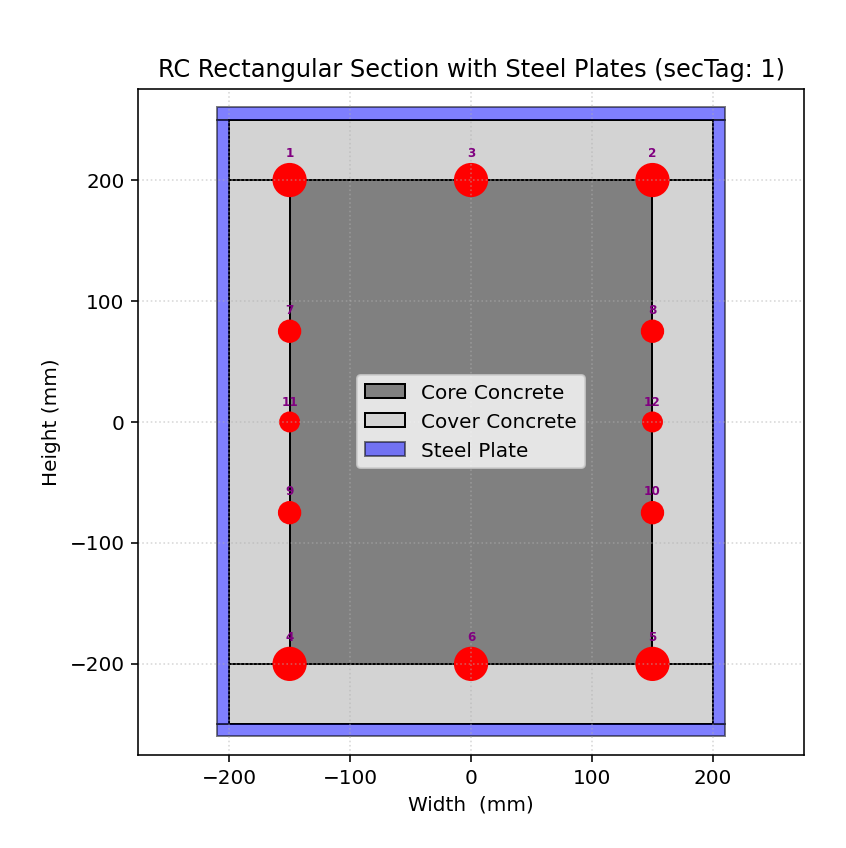

The script that drew this image:
#----------------------------------------------------------------------    
# CONFINED CONCRETE FIBER RECTANGULAR WITH PLATE SECTION - QUAD FIBERS
#----------------------------------------------------------------------
def CONCRETE_CONFINED_REC_PLATE_SECTION_QUAD(secTag, MAT_TYPE, HSec, BSec, coverH, coverB,
                                      plateThickness=10.0, PLOT=True, CONCRETE_DENSITY=2500/1e9, STEEL_DENSITY=7850/1e9):
    """
    Creates a rectangular reinforced concrete fiber section with surrounding steel plates in OpenSees and plots it using matplotlib.
    Uses plt.Rectangle() for concrete and steel plates, and plt.scatter() for reinforcement bars.

    Parameters:
    secTag (int): Section tag identifier
    HSec (float): Height of the section
    BSec (float): Width of the section
    coverH (float): Cover thickness in the height direction
    coverB (float): Cover thickness in the width direction
    coreID (int): Material tag for confined core concrete
    coverID (int): Material tag for unconfined cover concrete
    steelID (int): Material tag for reinforcing steel
    steelPlateID (int): Material tag for the steel plates
    numBarsTop (int): Number of top reinforcing bars
    barAreaTop (float): Cross-sectional area of each top reinforcing bar
    numBarsBot (int): Number of bottom reinforcing bars
    barAreaBot (float): Cross-sectional area of each bottom reinforcing bar
    numBarsIntTot (int): Total number of intermediate reinforcing bars
    barAreaInt (float): Cross-sectional area of each intermediate reinforcing bar
    plateThickness (float): Thickness of the steel plates (default=10.0)
    PLOT (bool): Whether to plot the section (default=True)
    CONCRETE_DENSITY (float): Density of concrete (default=2500 kg/m³ converted to consistent units)
    STEEL_DENSITY (float): Density of steel (default=7850 kg/m³ converted to consistent units)
    
    THIS PROGRAM WRITTEN BY SALAR DELAVAR GHASHGHAEI (QASHQAI)
    """
    #import openseespy.opensees as ops
    import matplotlib.pyplot as plt
    import numpy as np
    import openseespy.opensees as ops
    from matplotlib.patches import Rectangle
    import matplotlib.patches as patches
    
    # Define materials for nonlinear elements
    # Define parameters (units: mm, N)
    # ------------------------------------------
    # CONCRETE                  tag   f'c        ec0   f'cu        ecu
    # Cover concrete (unconfined)
    fcU = -18                 # [N/mm²] Concrete Compressive Strength
    Ec = 4700 * np.sqrt(-fcU) # [N/mm^2] Concrete Elastic Modulus
    ec0U = 2*fcU/Ec           # [mm/mm] Concrete Compressive Strain
    fcUU = 0.2*fcU            # [N/mm²] Concrete Compressive Ultimate Strength
    ecuU = 5*ec0U             # [mm/mm] Concrete Compressive Ultimate Strain
    LambdaU = 0.1;	          # ratio between unloading slope    
    # Core concrete (confined)
    Kfc = 1.3;			      # ratio of confined to unconfined concrete strength
    fcC = Kfc*fcU             # [N/mm²] Concrete Compressive Strength
    Ec = 4700 * np.sqrt(-fcC) # [N/mm^2] Concrete Elastic Modulus
    ec0C = 2*fcC/Ec           # [mm/mm] Concrete Compressive Strain
    fcUC = 0.65*fcC           # [N/mm²] Concrete Compressive Ultimate Strength
    ecuC = 15*ec0C            # [mm/mm] Concrete Compressive Ultimate Strain
    LambdaC = 0.1;	          # ratio between unloading slope
    # tensile-strength properties
    ftC = 0.7 * np.sqrt(-fcC)  # tensile strength +tension
    ftU = 0.7 * np.sqrt(-fcU)  # tensile strength +tension
    EtsC = ftC/np.abs(ec0C)    # [N/mm²] tension softening stiffness
    EtsU = ftU/np.abs(ec0U)	   # [N/mm²] tension softening stiffness
    
    # STEEL
    # Reinforcing steel
    fy = 400          # [N/mm²] Steel Rebar Yield Strength   
    Es = 2e5          # [N/mm²] Modulus of Elasticity
    ey = fy/Es        # [mm/mm] Steel Rebar Yield Strain
    fu = 1.1818*fy    # [N/mm²] Steel Rebar Ultimate Strength
    esu = 0.09        # [mm/mm] Steel Rebar Ultimate Strain
    Esh = (fu - fy)/(esu - ey)
    Bs = Esh / Es

    # Steel Plate
    fyP = 240          # [N/mm²] Steel I Section Yield Strength   
    EsP = 2e5          # [N/mm²] I Section Modulus of Elasticity
    eyP = fyP/EsP      # [mm/mm] Steel I Section Yield Strain
    fuP = 1.1818*fyP   # [N/mm²] Steel I Section Ultimate Strength
    esuP = 0.25        # [mm/mm] Steel I Section Ultimate Strain
    EshP = (fuP - fyP)/(esuP - eyP)
    BsP = EshP / EsP
    
    coreTag, coverTag, steelTag, steelPlateTag = secTag + 100, secTag + 200, secTag + 300, secTag + 400
    numBarsTop, barAreaTop = 5, np.pi *(18**2)/4
    numBarsBot, barAreaBot = 5, np.pi *(20**2)/4
    numBarsIntTot, barAreaInt = 4, np.pi *(5**2)/4
    
    if MAT_TYPE == 'ELASTIC':
        ops.uniaxialMaterial('Steel01', steelTag, fy, Es, Bs)         # REBAR
        ops.uniaxialMaterial('Steel01', steelPlateTag, fyP, EsP, BsP) # PLATE 
    if MAT_TYPE == 'INELASTIC':  
        pinchX = 0.8   # Pinching factor in X direction
        pinchY = 0.5   # Pinching factor in Y direction
        damage1 = 0.0  # Damage due to ductility
        damage2 = 0.0  # Damage due to energy
        beta = 0.1     # Stiffness degradation parameter
        ops.uniaxialMaterial('Hysteretic', steelTag,
                             fy, ey,
                             fu, esu,
                             0.2*fu, 1.1*esu,
                             -fy, -ey,
                             -fu, -esu,
                             -0.2*fu, -1.1*esu,
                             pinchX, pinchY,
                             damage1, damage2, beta) # REBAR
        
        ops.uniaxialMaterial('Hysteretic', steelPlateTag,
                             fyP, eyP,
                             fuP, esuP,
                             0.2*fuP, 1.1*esuP,
                             -fyP, -eyP,
                             -fuP, -esuP,
                             -0.2*fuP, -1.1*esuP,
                             pinchX, pinchY,
                             damage1, damage2, beta) # PLATE
        # INFO LINK: https://opensees.berkeley.edu/wiki/index.php/Hysteretic_Material


    #ops.uniaxialMaterial('Concrete01', coreTag, fcC, ec0C, fcUC, ecuC)  # Core concrete (confined)
    #ops.uniaxialMaterial('Concrete01', coverTag, fcU, ec0U, fcUU, ecuU) # Cover concrete (unconfined)
    ops.uniaxialMaterial('Concrete02', coreTag, fcC, ec0C, fcUC, ecuC, LambdaC, ftC, EtsC) # build core concrete (confined)
    ops.uniaxialMaterial('Concrete02', coverTag, fcU, ec0U, fcUU, ecuU, LambdaU, ftU, EtsU) # build cover concrete (unconfined)
    
    # Number of fibers
    nfCoreY = 10  # Number of fibers in core (y-direction)
    nfCoreZ = 5   # Number of fibers in core (z-direction)
    nfCoverY = 7  # Number of fibers in cover (y-direction)
    nfCoverZ = 7  # Number of fibers in cover (z-direction)
    
    # Calculate mass
    MASS = HSec * BSec * CONCRETE_DENSITY + ((plateThickness*(HSec+2*plateThickness)) + (plateThickness*(BSec-2*plateThickness))) * STEEL_DENSITY
    
    # Calculate dimensions
    coverY = HSec / 2.0  # Distance from the section z-axis to the edge of the cover concrete
    coverZ = BSec / 2.0  # Distance from the section y-axis to the edge of the cover concrete
    coreY = coverY - coverH  # Distance from the section z-axis to the edge of the core concrete
    coreZ = coverZ - coverB  # Distance from the section y-axis to the edge of the core concrete
    numBarsInt = numBarsIntTot // 2  # Number of intermediate bars per side
    DD = (HSec - 2 * coverH) / (numBarsIntTot - 1)  # Spacing between intermediate bars

    # Define the fiber section
    ops.section('Fiber', secTag)

    # Define the core patch
    ops.patch('quad', coreTag, nfCoreZ, nfCoreY, -coreY, coreZ, -coreY, -coreZ, coreY, -coreZ, coreY, coreZ)

    # Define the four cover patches
    ops.patch('quad', coverTag, 2, nfCoverY, -coverY, coverZ, -coreY, coreZ, coreY, coreZ, coverY, coverZ)  # Top cover
    ops.patch('quad', coverTag, 2, nfCoverY, -coreY, -coreZ, -coverY, -coverZ, coverY, -coverZ, coreY, -coreZ)  # Bottom cover
    ops.patch('quad', coverTag, nfCoverZ, 2, -coverY, coverZ, -coverY, -coverZ, -coreY, -coreZ, -coreY, coreZ)  # Left cover
    ops.patch('quad', coverTag, nfCoverZ, 2, coreY, coreZ, coreY, -coreZ, coverY, -coverZ, coverY, coverZ)  # Right cover

    # Define reinforcing layers
    ops.layer('straight', steelTag, numBarsInt, barAreaInt, -coreY+DD, coreZ, coreY-DD, coreZ)  # Intermediate skin reinforcement (+z)
    ops.layer('straight', steelTag, numBarsInt, barAreaInt, -coreY+DD, -coreZ, coreY-DD, -coreZ)  # Intermediate skin reinforcement (-z)
    ops.layer('straight', steelTag, numBarsTop, barAreaTop, coreY, coreZ, coreY, -coreZ)  # Top layer reinforcement
    ops.layer('straight', steelTag, numBarsBot, barAreaBot, -coreY, coreZ, -coreY, -coreZ)  # Bottom layer reinforcement

    # Define steel plates
    plateY = coverY + plateThickness  # Outer edge of the steel plates in the y-direction
    plateZ = coverZ + plateThickness  # Outer edge of the steel plates in the z-direction
    ops.patch('quad', steelPlateTag, 2, 2, -plateY, plateZ, -coverY, coverZ, coverY, coverZ, plateY, plateZ)  # Top plate
    ops.patch('quad', steelPlateTag, 2, 2, -coverY, -coverZ, -plateY, -plateZ, plateY, -plateZ, coverY, -coverZ)  # Bottom plate
    ops.patch('quad', steelPlateTag, 10, 2, -plateY, coverZ, -plateY, -coverZ, -coverY, -coverZ, -coverY, coverZ)  # Left plate
    ops.patch('quad', steelPlateTag, 10, 2, coverY, coverZ, coverY, -coverZ, plateY, -coverZ, plateY, coverZ)  # Right plate
    
    REBAR = 25.0 # [mm] Rebar Diameter
    # -------------------- Rebars -------------------------------
    # (diameter [mm], y‑coord [mm], x‑coord [mm])
    rebars = [
        (REBAR,  HSec/2 - coverB, -BSec/2 + coverB),    # 1
        (REBAR,  HSec/2 - coverB, BSec/2 - coverB),     # 2
        (REBAR,  HSec/2 - coverB, 0.0),                 # 3
        (REBAR,  -HSec/2 + coverB, -BSec/2 + coverB),   # 4
        (REBAR,  -HSec/2 + coverB, +BSec/2 - coverB),   # 5
        (REBAR,  -HSec/2 + coverB, 0.0),                # 6
        (16.0, HSec/4 - coverB, -BSec/2 + coverB),      # 7
        (16.0, HSec/4 - coverB, +BSec/2 - coverB),      # 8
        (16.0,  -HSec/4 + coverB, -BSec/2 + coverB),    # 9
        (16.0,  -HSec/4 + coverB, +BSec/2 - coverB),    # 10
        (14.0,  0.0, -BSec/2 + coverB),                 # 11
        (14.0,  0.0, +BSec/2 - coverB),                 # 12
    ]

    for dia, y, x in rebars:
        area = np.pi * dia**2 / 4.0          # mm²
        ops.fiber(x, y, area, steelTag)      # add to OpenSees model
    # Plotting the section
    if PLOT:
        fig, ax = plt.subplots(figsize=(10, 6))
        
        # Core concrete (grey)
        core_width = 2 * coreZ
        core_height = 2 * coreY
        ax.add_patch(Rectangle((-coreZ, -coreY), core_width, core_height, 
                    facecolor='grey', edgecolor='black', label='Core Concrete'))
        
        # Cover concrete (lightgrey)
        # Top cover
        ax.add_patch(Rectangle((-coverZ, coreY), 2 * coverZ, coverH, 
                    facecolor='lightgrey', edgecolor='black', label='Cover Concrete'))
        # Bottom cover
        ax.add_patch(Rectangle((-coverZ, -coreY - coverH), 2 * coverZ, coverH, 
                    facecolor='lightgrey', edgecolor='black'))
        # Left cover
        ax.add_patch(Rectangle((-coverZ, -coreY), coverB, 2 * coreY, 
                    facecolor='lightgrey', edgecolor='black'))
        # Right cover
        ax.add_patch(Rectangle((coreZ, -coreY), coverB, 2 * coreY, 
                    facecolor='lightgrey', edgecolor='black'))

        # Steel plates (blue)
        # Top plate
        ax.add_patch(Rectangle((-plateZ, coverY), 2 * plateZ, plateThickness, 
                    facecolor='blue', edgecolor='black', alpha=0.5, label='Steel Plate'))
        # Bottom plate
        ax.add_patch(Rectangle((-plateZ, -coverY - plateThickness), 2 * plateZ, plateThickness, 
                    facecolor='blue', edgecolor='black', alpha=0.5))
        # Left plate
        ax.add_patch(Rectangle((-plateZ, -coverY), plateThickness, 2 * coverY, 
                    facecolor='blue', edgecolor='black', alpha=0.5))
        # Right plate
        ax.add_patch(Rectangle((coverZ, -coverY), plateThickness, 2 * coverY, 
                    facecolor='blue', edgecolor='black', alpha=0.5))


        # Rebars – red circles + numbers
        for i, (dia, y, x) in enumerate(rebars, start=1):
            # circle
            circ = patches.Circle((x, y), radius=dia/2,
                                 edgecolor='red', facecolor='red',
                                 linewidth=2)
            ax.add_patch(circ)

            # label – placed a little above the bar
            ax.text(x, y + dia/2 + 4, f'{i}',
                    color='purple', fontsize=6,
                    ha='center', va='bottom',
                    fontweight='bold')

        ax.set_aspect('equal')
        ax.set_xlabel('Width  (mm)')
        ax.set_ylabel('Height (mm)')
        ax.set_title(f'RC Rectangular Section with Steel Plates (secTag: {secTag})')
 
        max_dim = max(BSec, HSec) + 50
        ax.set_xlim(-max_dim/2, max_dim/2)
        ax.set_ylim(-max_dim/2, max_dim/2)
        ax.grid(True, ls=':', alpha=0.5)
        ax.legend()
        plt.show()

    return HSec, MASS
